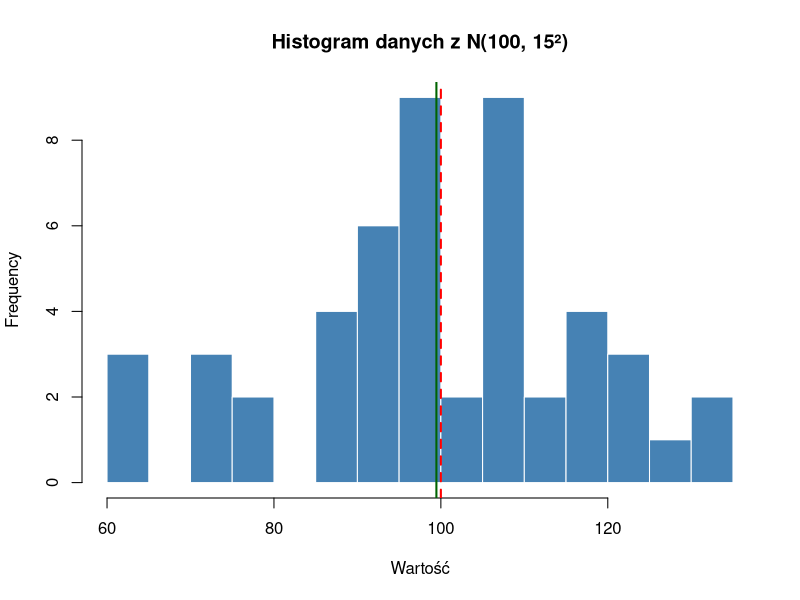
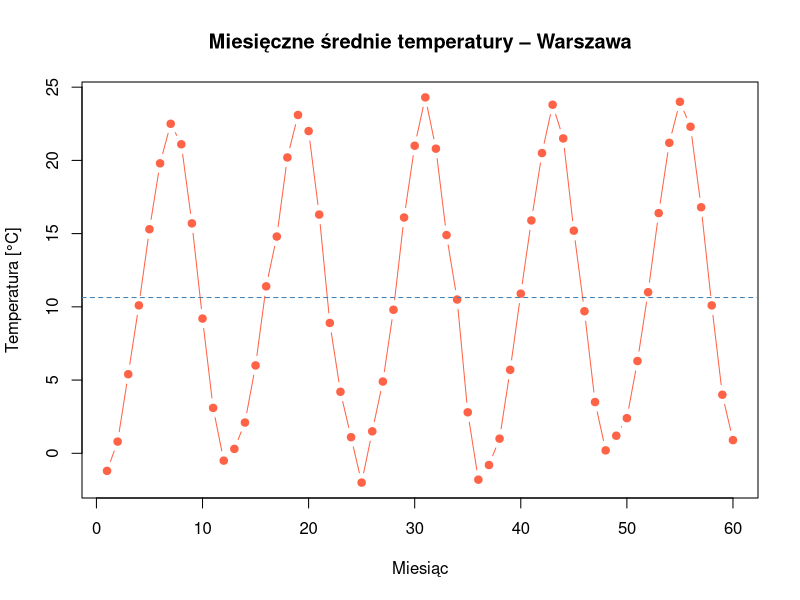
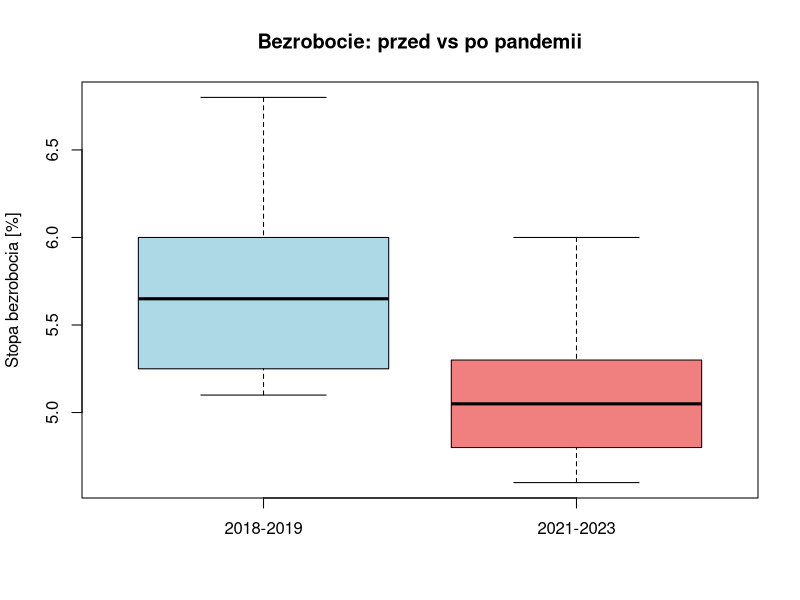

Reproduce these figures in R, in order.
## ---- chunk 1
knitr::opts_chunk$set(echo = TRUE, message = FALSE, warning = FALSE, fig.width = 8, fig.height = 5)
## ---- chunk 2
set.seed(42)
mu_populacji    <- 100
sigma_populacji <- 15
n               <- 50

dane <- rnorm(n = n, mean = mu_populacji, sd = sigma_populacji)

srednia_probki <- mean(dane)
sd_probki      <- sd(dane)

cat("Srednia probki:", round(srednia_probki, 4), "\n")
cat("Odchylenie std:", round(sd_probki, 4), "\n")
cat("Mu populacji:", mu_populacji, "| Sigma populacji:", sigma_populacji)
## ---- chunk 3
hist(dane, breaks = 15, col = "steelblue", border = "white",
     main = "Histogram danych z N(100, 15²)", xlab = "Wartość")
abline(v = mu_populacji, col = "red", lwd = 2, lty = 2)
abline(v = srednia_probki, col = "darkgreen", lwd = 2)
## ---- chunk 4
set.seed(123)
dane <- rnorm(30, mean = 50, sd = 8)

test <- t.test(dane, conf.level = 0.95)
cat("Srednia:", round(mean(dane), 4), "\n")
cat("Przedzial ufnosci 95%:", round(test$conf.int, 4))
## ---- chunk 5
temperatury <- read.csv("dane/temperatury_warszawa.csv", sep = ";", header = TRUE)

head(temperatury)

srednia <- mean(temperatury$srednia_temp_c)
test <- t.test(temperatury$srednia_temp_c)

cat("Estymacja E[X] =", round(srednia, 2), "°C\n")
cat("Przedzial ufnosci 95%: [", round(test$conf.int[1], 2), ";",
    round(test$conf.int[2], 2), "] °C")
## ---- chunk 6
plot(temperatury$srednia_temp_c, type = "b", col = "tomato", pch = 19,
     xlab = "Miesiąc", ylab = "Temperatura [°C]",
     main = "Miesięczne średnie temperatury – Warszawa")
abline(h = srednia, col = "steelblue", lty = 2)
## ---- chunk 7
temperatury <- read.csv("dane/temperatury_warszawa.csv", sep = ";")
lata <- unique(temperatury$rok)
srednie_roczne <- sapply(lata, function(r) mean(temperatury$srednia_temp_c[temperatury$rok == r]))

test <- t.test(srednie_roczne, mu = 10)
print(test)
## ---- chunk 8
bezrobocie <- read.csv("dane/bezrobocie_polska.csv", sep = ",")

przed <- bezrobocie$stopa_bezrobocia_proc[bezrobocie$rok <= 2019]
po    <- bezrobocie$stopa_bezrobocia_proc[bezrobocie$rok >= 2021]

test <- t.test(przed, po)
print(test)
## ---- chunk 9
boxplot(list("2018-2019" = przed, "2021-2023" = po),
        col = c("lightblue", "lightcoral"),
        ylab = "Stopa bezrobocia [%]",
        main = "Bezrobocie: przed vs po pandemii")
